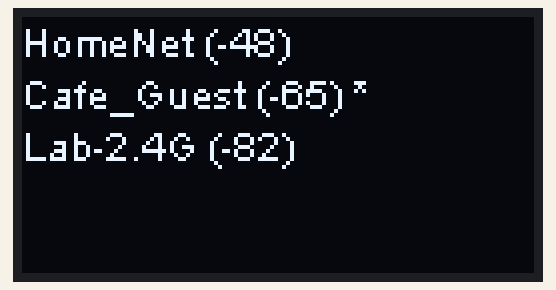
Recording of a sketch running on a simulated ESP8266 (NodeMCU). On the bench: 128×64 one-colour display. A WiFi scan finds three made-up networks; what the sketch prints to the serial monitor is not drawn.

Above: at 2.2 s.

The sketch:

wifi.ino
```cpp
#include "ESP8266WiFi.h"
#include <Wire.h>  // Only needed for Arduino 1.6.5 and earlier
#include "SSD1306.h" // alias for `#include "SSD1306Wire.h"`
// Initialize the OLED display using brzo_i2c
// D3 -> SDA
// D5 -> SCL
// SSD1306Brzo display(0x3c, D3, D5);
// or
// SH1106Brzo  display(0x3c, D3, D5);

// 128X64 pixels screen.

// Initialize the OLED display using Wire library
SSD1306  display(0x3c, D3, D5);

void setup() {
  Serial.begin(115200);

  // Initialising the UI will init the display too.
  display.init();
  display.clear();

  WiFi.mode(WIFI_STA);
  WiFi.disconnect();
  delay(100);
}
/*
void drawRectDemo() {
      // Draw a pixel at given position
    for (int i = 0; i < 10; i++) {
      display.setPixel(i, i);
      display.setPixel(10 - i, i);
    }
    display.drawRect(12, 12, 20, 20);

    // Fill the rectangle
    display.fillRect(14, 14, 17, 17);

    // Draw a line horizontally
    display.drawHorizontalLine(0, 40, 20);

    // Draw a line horizontally
    display.drawVerticalLine(40, 0, 20);
}
*/
void loop() {
  //Serial.println("scan start");
  // WiFi.scanNetworks will return the number of networks found
  int n = WiFi.scanNetworks();
  //Serial.println("scan done");

  display.clear();
  display.setTextAlignment(TEXT_ALIGN_LEFT);
  display.setFont(ArialMT_Plain_10); //We Get 5 lines of 24 characters at this font size

  String output = "";

  if (n == 0)
  {
    output = "No networks found";
    //Serial.println("no networks found");
  }
  else
  {
    if(n > 5)
      n = 5;

    //Serial.print(n);
    //Serial.println(" networks found");

    for (int i = 0; i < n; ++i)
    {
      // Print SSID and RSSI for each network found
      //Serial.print(i + 1);
      //Serial.print(": ");
      //Serial.print(WiFi.SSID(i));

      String ssid = WiFi.SSID(i);
      String data = " (";
      data.concat(WiFi.RSSI(i));
      data.concat(")");
      //Serial.print(" (");
      //Serial.print(WiFi.RSSI(i));
      //Serial.print(")");
      if(WiFi.encryptionType(i) == ENC_TYPE_NONE)
      {
        //Serial.println("*");
        data.concat(" *");
      }
      else if(WiFi.encryptionType(i) == ENC_TYPE_WEP)
      {
        //Serial.println(" WEP");
        data.concat(" WEP");
      }
      else if(WiFi.encryptionType(i) == ENC_TYPE_TKIP)
      {
        //Serial.println(" TKIP");
        data.concat(" TKIP");
      }
      else if(WiFi.encryptionType(i) == ENC_TYPE_CCMP)
      {
        //Serial.println(" CCMP");
        data.concat(" CCMP");
      }
      else if(WiFi.encryptionType(i) == ENC_TYPE_AUTO)
      {
        //Serial.println(" AUTO");
        data.concat(" AUTO");
      }

      String line = ssid;
      line.concat(data);
      int ssid_size = ssid.length() - 3;

      Serial.println(display.getStringWidth(line));

      while(display.getStringWidth(line) > 128)
      {
        ssid_size--;
        Serial.println(ssid_size);
        ssid.remove(ssid_size);
        ssid.concat("...");
        line = ssid;
        line.concat(data);
      }

      output.concat(line);
      output.concat("\n");
    }
  }

  //Serial.println("");
  display.drawString(0, 0, output);
  display.display();
  delay(1000);
}
```
